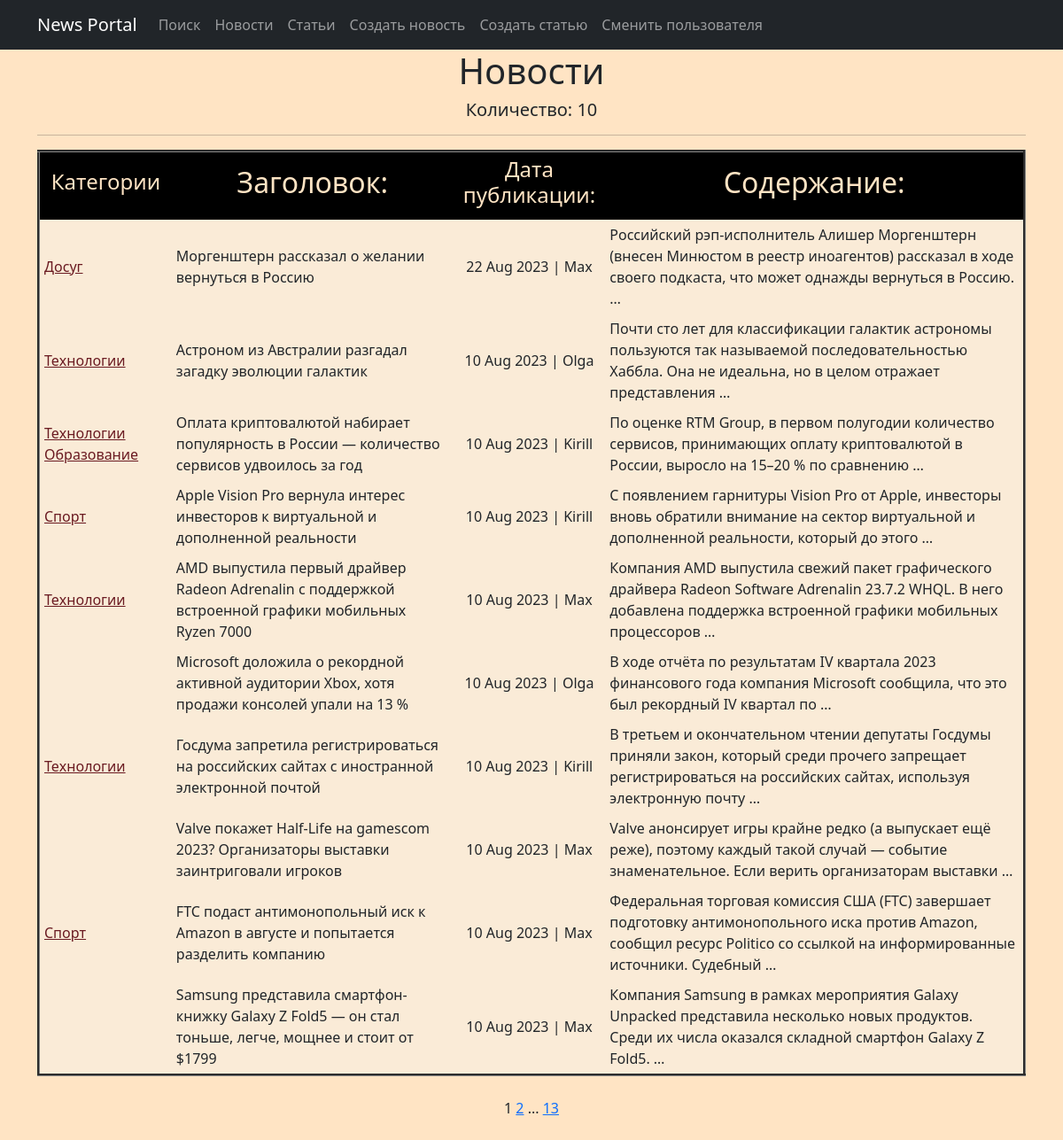
The app's page /newsportal/news/ (signed in) with its own data.
### news_db/models.py (models this page shows, shortened)
class Category(models.Model):
    name = models.CharField(max_length=255, unique=True)
    subscribers = models.ManyToManyField(User, related_name='categories')
    def __str__(self):
        return self.name.title()

class Post(models.Model):
    article = 'AR'
    news = 'NW'
    POSITIONS = [
        (article, 'Статья'),
        (news, 'Новость')
    ]
    author = models.ForeignKey(Author, on_delete=models.CASCADE)
    position = models.CharField(max_length=2, choices=POSITIONS, default=article)
    create_date = models.DateTimeField(auto_now_add=True)
    title = models.CharField(max_length=250)
    text = models.TextField()
    rate = models.IntegerField(default=0)
    category = models.ManyToManyField(Category, through='PostCategory')

class Author(models.Model):
    user = models.OneToOneField(User, on_delete=models.CASCADE)
    rate = models.IntegerField(default=0)

### news_db/views.py (the view)
# urls.py: path('news/', NewsList.as_view(), name='news_list'),
class NewsList(ListView):
    model = Post
    queryset = Post.objects.filter(position="NW")
    ordering = '-create_date'
    template_name = 'news.html'
    context_object_name = 'news'
    paginate_by = 10
    def get_context_data(self, **kwargs):
        context = super().get_context_data(**kwargs)
        context['is_not_author']= not self.request.user.groups.filter(name= 'author').exists()
        return context

### templates/news.html (shortened to what this page needs)
{% extends 'flatpages/default.html' %}
{% load custom_filter %}
{% load custom_tags %}
{% block content %}
    <h1>Новости</h1>
    {% if news %}
        <table border="3" , cellpadding="5" , bgcolor="#faebd7">
            <tr bgcolor="black" style="color: bisque">
                <td><h4>Категории</h4></td>
                <td><h2>Заголовок:</h2></td>
                <td><h4>Дата публикации:</h4></td>
                <td><h2>Содержание:</h2></td>
            </tr>
            <h5>Количество: {{ news|length }}</h5>
            <hr>
            {% for nws in news %}
                <tr>
                    <td align="left">{% for category in nws.category.all %}
                        <a style="color: #6a1a21" href="{% url 'categories_list' category.id %}">{{ category }}</a>
                    {% endfor %}
                    </td>
                    <td align='left'><a class="nav-link" href="/newsportal/news/{{ nws.pk }}">{{ nws.title }}</a></td>
                    <td align="center">{{ nws.create_date|date:'d M Y'}} | {{ nws.author.user.username }}</td>
                    <td align="left"><a class="nav-link" href="/newsportal/news/{{ nws.pk }}">
                        {{ nws.text|truncatewords:20 }}</a></td>
                </tr>
            {% endfor %}
        </table>
        <br>
    {% endif %}
    {{ page_obj.number }}
    {% if page_obj.has_next %}
        <a href="?page={{ page_obj.next_page_number }}">{{ page_obj.next_page_number }}</a>
        {% if paginator.num_pages != page_obj.next_page_number %}
            ...
            <a href="?page={{ page_obj.paginator.num_pages }}">{{ page_obj.paginator.num_pages }}</a>
            <br>
        {% endif %}
    {% endif %}
    <br>
{% endblock content %}

### records on screen
Post: title "Моргенштерн рассказал о желании вернуться в Россию", create_date "22 Aug 2023", author.user.username "Max", text "Российский рэп-исполнитель Алишер Моргенштерн (внесен Минюстом в реестр иноагентов) рассказал в ходе своего подкаста, что может однажды вернуться в Россию. …"
Category: name "Досуг"
Post: title "Астроном из Австралии разгадал загадку эволюции галактик", create_date "10 Aug 2023", author.user.username "Olga", text "Почти сто лет для классификации галактик астрономы пользуются так называемой последовательностью Хаббла. Она не идеальна, но в целом отражает представления …"
Category: name "Технологии"
Post: title "Оплата криптовалютой набирает популярность в России — количество сервисов удвоилось за год", create_date "10 Aug 2023", author.user.username "Kirill", text "По оценке RTM Group, в первом полугодии количество сервисов, принимающих оплату криптовалютой в России, выросло на 15–20 % по сравнению …"
Category: name "Образование"
Post: title "Apple Vision Pro вернула интерес инвесторов к виртуальной и дополненной реальности", create_date "10 Aug 2023", author.user.username "Kirill", text "С появлением гарнитуры Vision Pro от Apple, инвесторы вновь обратили внимание на сектор виртуальной и дополненной реальности, который до этого …"
Category: name "Спорт"
Post: title "AMD выпустила первый драйвер Radeon Adrenalin с поддержкой встроенной графики мобильных Ryzen 7000", create_date "10 Aug 2023", author.user.username "Max", text "Компания AMD выпустила свежий пакет графического драйвера Radeon Software Adrenalin 23.7.2 WHQL. В него добавлена поддержка встроенной графики мобильных процессоров …"
Post: title "Microsoft доложила о рекордной активной аудитории Xbox, хотя продажи консолей упали на 13 %", create_date "10 Aug 2023", author.user.username "Olga", text "В ходе отчёта по результатам IV квартала 2023 финансового года компания Microsoft сообщила, что это был рекордный IV квартал по …"
Post: title "Госдума запретила регистрироваться на российских сайтах с иностранной электронной почтой", create_date "10 Aug 2023", author.user.username "Kirill", text "В третьем и окончательном чтении депутаты Госдумы приняли закон, который среди прочего запрещает регистрироваться на российских сайтах, используя электронную почту …"
Post: title "Valve покажет Half-Life на gamescom 2023? Организаторы выставки заинтриговали игроков", create_date "10 Aug 2023", author.user.username "Max", text "Valve анонсирует игры крайне редко (а выпускает ещё реже), поэтому каждый такой случай — событие знаменательное. Если верить организаторам выставки …"
Post: title "FTC подаст антимонопольный иск к Amazon в августе и попытается разделить компанию", create_date "10 Aug 2023", author.user.username "Max", text "Федеральная торговая комиссия США (FTC) завершает подготовку антимонопольного иска против Amazon, сообщил ресурс Politico со ссылкой на информированные источники. Судебный …"
Post: title "Samsung представила смартфон-книжку Galaxy Z Fold5 — он стал тоньше, легче, мощнее и стоит от $1799", create_date "10 Aug 2023", author.user.username "Max", text "Компания Samsung в рамках мероприятия Galaxy Unpacked представила несколько новых продуктов. Среди их числа оказался складной смартфон Galaxy Z Fold5. …"

### other values on screen
{{ news|length }} "10"
{{ page_obj.number }} "1"
{{ page_obj.next_page_number }} "2"
{{ page_obj.paginator.num_pages }} "13"
